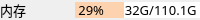
        <widget class="QWidget" name="widget_mem_info" native="true">
         <property name="minimumSize">
          <size>
           <width>0</width>
           <height>20</height>
          </size>
         </property>
         <property name="maximumSize">
          <size>
           <width>16777215</width>
           <height>20</height>
          </size>
         </property>
         <layout class="QHBoxLayout" name="horizontalLayout_15">
          <property name="spacing">
           <number>6</number>
          </property>
          <property name="leftMargin">
           <number>0</number>
          </property>
          <property name="topMargin">
           <number>0</number>
          </property>
          <property name="rightMargin">
           <number>0</number>
          </property>
          <property name="bottomMargin">
           <number>0</number>
          </property>
          <item>
           <widget class="QLabel" name="label_14">
            <property name="font">
             <font>
              <family>OPPOSans B</family>
              <pointsize>10</pointsize>
              <stylestrategy>PreferAntialias</stylestrategy>
             </font>
            </property>
            <property name="text">
             <string>内存</string>
            </property>
           </widget>
          </item>
          <item>
           <widget class="QWidget" name="widget_14" native="true">
            <property name="minimumSize">
             <size>
              <width>125</width>
              <height>0</height>
             </size>
            </property>
            <property name="maximumSize">
             <size>
              <width>16777215</width>
              <height>16</height>
             </size>
            </property>
            <property name="styleSheet">
             <string notr="true">background-color: rgb(99, 94, 68);</string>
            </property>
            <layout class="QHBoxLayout" name="horizontalLayout_8" stretch="0,0">
             <property name="spacing">
              <number>0</number>
             </property>
             <property name="leftMargin">
              <number>0</number>
             </property>
             <property name="topMargin">
              <number>0</number>
             </property>
             <property name="rightMargin">
              <number>0</number>
             </property>
             <property name="bottomMargin">
              <number>0</number>
             </property>
             <item>
              <widget class="QWidget" name="widget_15" native="true">
               <property name="maximumSize">
                <size>
                 <width>74</width>
                 <height>16777215</height>
                </size>
               </property>
               <property name="styleSheet">
                <string notr="true">background-color: rgb(253, 210, 174);</string>
               </property>
               <layout class="QHBoxLayout" name="horizontalLayout_9">
                <property name="spacing">
                 <number>0</number>
                </property>
                <property name="leftMargin">
                 <number>0</number>
                </property>
                <property name="topMargin">
                 <number>0</number>
                </property>
                <property name="rightMargin">
                 <number>0</number>
                </property>
                <property name="bottomMargin">
                 <number>0</number>
                </property>
                <item>
                 <widget class="QLabel" name="label_15">
                  <property name="font">
                   <font>
                    <family>OPPOSans B</family>
                    <pointsize>10</pointsize>
                    <stylestrategy>PreferAntialias</stylestrategy>
                   </font>
                  </property>
                  <property name="styleSheet">
                   <string notr="true">color: rgb(0, 0, 0);</string>
                  </property>
                  <property name="text">
                   <string> 29%</string>
                  </property>
                 </widget>
                </item>
               </layout>
              </widget>
             </item>
             <item>
              <widget class="QWidget" name="widget_16" native="true">
               <property name="styleSheet">
                <string notr="true">background-color: rgb(255, 255, 255);</string>
               </property>
               <layout class="QHBoxLayout" name="horizontalLayout_10">
                <property name="spacing">
                 <number>0</number>
                </property>
                <property name="leftMargin">
                 <number>0</number>
                </property>
                <property name="topMargin">
                 <number>0</number>
                </property>
                <property name="rightMargin">
                 <number>0</number>
                </property>
                <property name="bottomMargin">
                 <number>0</number>
                </property>
                <item>
                 <widget class="QLabel" name="label_16">
                  <property name="font">
                   <font>
                    <family>OPPOSans B</family>
                    <pointsize>10</pointsize>
                    <stylestrategy>PreferAntialias</stylestrategy>
                   </font>
                  </property>
                  <property name="layoutDirection">
                   <enum>Qt::LeftToRight</enum>
                  </property>
                  <property name="styleSheet">
                   <string notr="true">color: rgb(0, 0, 0);</string>
                  </property>
                  <property name="text">
                   <string>32G/110.1G </string>
                  </property>
                  <property name="alignment">
                   <set>Qt::AlignRight|Qt::AlignTrailing|Qt::AlignVCenter</set>
                  </property>
                 </widget>
                </item>
               </layout>
              </widget>
             </item>
            </layout>
           </widget>
          </item>
         </layout>
        </widget>
